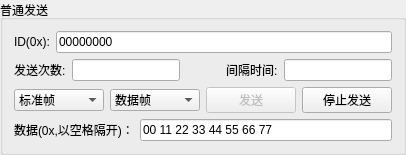
         <widget class="QGroupBox" name="groupBox_2">
          <property name="maximumSize">
           <size>
            <width>11111111</width>
            <height>16777215</height>
           </size>
          </property>
          <property name="title">
           <string>普通发送</string>
          </property>
          <layout class="QGridLayout" name="gridLayout_10">
           <item row="0" column="0">
            <layout class="QHBoxLayout" name="horizontalLayout_11">
             <item>
              <widget class="QLabel" name="label_11">
               <property name="text">
                <string>ID(0x):</string>
               </property>
              </widget>
             </item>
             <item>
              <widget class="QLineEdit" name="sendIDEdit">
               <property name="text">
                <string>00000000</string>
               </property>
              </widget>
             </item>
            </layout>
           </item>
           <item row="1" column="0">
            <layout class="QHBoxLayout" name="horizontalLayout_2">
             <item>
              <widget class="QLabel" name="label_15">
               <property name="text">
                <string>发送次数:</string>
               </property>
              </widget>
             </item>
             <item>
              <widget class="QLineEdit" name="sendIDEdit_2">
               <property name="text">
                <string/>
               </property>
              </widget>
             </item>
             <item>
              <spacer name="horizontalSpacer_31">
               <property name="orientation">
                <enum>Qt::Horizontal</enum>
               </property>
               <property name="sizeHint" stdset="0">
                <size>
                 <width>40</width>
                 <height>20</height>
                </size>
               </property>
              </spacer>
             </item>
             <item>
              <widget class="QLabel" name="label_16">
               <property name="text">
                <string>间隔时间:</string>
               </property>
              </widget>
             </item>
             <item>
              <widget class="QLineEdit" name="sendIDEdit_3">
               <property name="text">
                <string/>
               </property>
              </widget>
             </item>
            </layout>
           </item>
           <item row="2" column="0">
            <layout class="QHBoxLayout" name="horizontalLayout">
             <item>
              <widget class="QComboBox" name="comboBox_6">
               <property name="enabled">
                <bool>true</bool>
               </property>
               <property name="sizePolicy">
                <sizepolicy hsizetype="Minimum" vsizetype="Fixed">
                 <horstretch>0</horstretch>
                 <verstretch>0</verstretch>
                </sizepolicy>
               </property>
               <item>
                <property name="text">
                 <string>标准帧</string>
                </property>
               </item>
               <item>
                <property name="text">
                 <string>扩展帧</string>
                </property>
               </item>
              </widget>
             </item>
             <item>
              <widget class="QComboBox" name="comboBox_5">
               <property name="enabled">
                <bool>true</bool>
               </property>
               <property name="sizePolicy">
                <sizepolicy hsizetype="Minimum" vsizetype="Fixed">
                 <horstretch>0</horstretch>
                 <verstretch>0</verstretch>
                </sizepolicy>
               </property>
               <item>
                <property name="text">
                 <string>数据帧</string>
                </property>
               </item>
               <item>
                <property name="text">
                 <string>远程帧</string>
                </property>
               </item>
              </widget>
             </item>
             <item>
              <widget class="QPushButton" name="sendBtn">
               <property name="enabled">
                <bool>false</bool>
               </property>
               <property name="sizePolicy">
                <sizepolicy hsizetype="Minimum" vsizetype="Fixed">
                 <horstretch>0</horstretch>
                 <verstretch>0</verstretch>
                </sizepolicy>
               </property>
               <property name="text">
                <string>发送</string>
               </property>
              </widget>
             </item>
             <item>
              <widget class="QPushButton" name="pushButton_5">
               <property name="sizePolicy">
                <sizepolicy hsizetype="Minimum" vsizetype="Fixed">
                 <horstretch>0</horstretch>
                 <verstretch>0</verstretch>
                </sizepolicy>
               </property>
               <property name="text">
                <string>停止发送</string>
               </property>
              </widget>
             </item>
            </layout>
           </item>
           <item row="3" column="0">
            <layout class="QHBoxLayout" name="horizontalLayout_4">
             <item>
              <widget class="QLabel" name="label_14">
               <property name="text">
                <string>数据(0x,以空格隔开)：</string>
               </property>
              </widget>
             </item>
             <item>
              <widget class="QLineEdit" name="sendDataEdit">
               <property name="minimumSize">
                <size>
                 <width>250</width>
                 <height>0</height>
                </size>
               </property>
               <property name="text">
                <string>00 11 22 33 44 55 66 77</string>
               </property>
              </widget>
             </item>
            </layout>
           </item>
          </layout>
         </widget>
